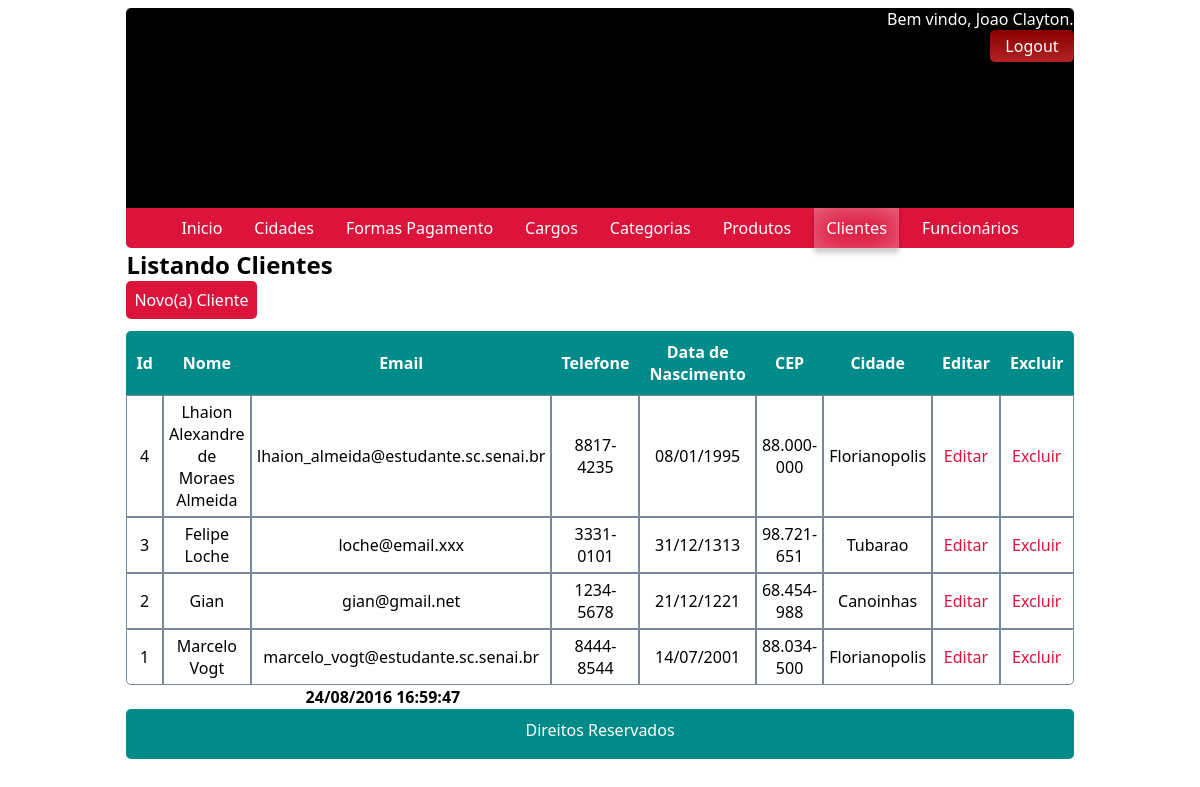
/?pagina=clientes_listar (signed in), run on the app's committed database.
### tables this page shows
CREATE TABLE IF NOT EXISTS clientes (
	id              INT(11)      NOT NULL AUTO_INCREMENT,
	nome            VARCHAR(45)  NOT NULL,
	email           VARCHAR(100) NOT NULL,
	telefone        VARCHAR(25),
	data_nascimento DATE,
	cep             CHAR(10),
	cidades_id      INT(11),
	PRIMARY KEY (id),
	FOREIGN KEY (cidades_id)
	REFERENCES cidades (id)
		ON DELETE SET NULL
		ON UPDATE SET NULL
);

### Conversor.php (called while the page is built, shortened)
<?php
	class Conversor
	{
		public static function dataBancoParaUsuario($data)
		{
			$vetorData = explode("-", $data);
			$vetorDataInvertido = array_reverse($vetorData);
			return implode("/", $vetorDataInvertido);
		}
	}
?>

### modulos/clientes/listar.php (the view)
<?php
	$sql = "SELECT
              c.id, c.nome, email, telefone, data_nascimento, cep, coalesce(a.nome,'Erro') AS ci
            FROM
              clientes c LEFT JOIN cidades a ON a.id=cidades_id
            ORDER BY id DESC";
	$res = mysqli_query($con, $sql) or die (mysqli_error($con));
	include "voltar.php"
?>
<table class="listagem" cellspacing="0">
	<thead>
	<tr>
		<th>Id</th>
		<th>Nome</th>
		<th>Email</th>
		<th>Telefone</th>
		<th>Data de Nascimento</th>
		<th>CEP</th>
		<th>Cidade</th>
		<th>Editar</th>
		<th>Excluir</th>
	</tr>
	</thead>
	<tbody>
	<?php while ($linha = mysqli_fetch_array($res)) { ?>
		<tr>
			<td><?= $linha['id'] ?></td>
			<td><?= $linha['nome'] ?></td>
			<td><?= $linha['email'] ?></td>
			<td><?= $linha['telefone'] ?></td>
			<td><?= Conversor::dataBancoParaUsuario($linha['data_nascimento']) ?></td>
			<td><?= $linha['cep'] ?></td>
			<td><?= $linha['ci'] ?></td>
			<?php include "botoes_listar.php" ?>
		</tr>
	<?php } ?>
	</tbody>
	<tfoot>
	<tr>
		<th colspan="4"><?= date('d/m/Y H:i:s') ?></th>
	</tr>
	</tfoot>
</table>

### botoes_listar.php
<td class="cellE">
	<a href="?pagina=<?= $tipo ?>_editar&id=<?= $linha['id'] ?>">Editar</a>
</td>
<td class="cellD">
	<?php
		if ($tipo == "funcionarios" && $_SESSION['id'] == $linha['id'])
			echo "<a style='cursor: not-allowed !important;'>Excluir</a>";
		else
			echo "<a href='?pagina={$tipo}_excluir&id={$linha['id']}'>Excluir</a>";
	?>
</td>

### css/estilo.css (style rules this page uses)
.listagem { margin-top: 12px; width: 100%; }
.listagem thead tr th { padding: 10px; background: darkcyan; color: white; font-style: normal; }
.listagem thead tr th:first-child { border-top-left-radius: 5px; }
.listagem thead tr th:last-child { border-top-right-radius: 5px; }
.listagem tbody tr td { border: 1px solid lightslategray; text-align: center; padding: 5px; }
.listagem tbody tr:last-child td:first-child { border-bottom-left-radius: 5px; }
.listagem tbody tr:last-child td:last-child { border-bottom-right-radius: 5px; }
.listagem tbody a { text-decoration: none; color: crimson; }
.listagem a { width: 100%; }
.cellE { background: white; transition: 3s; }

### data on the page
clientes: id "4", nome "Lhaion Alexandre de Moraes Almeida", email "lhaion_almeida@estudante.sc.senai.br", telefone "8817-4235", data_nascimento "08/01/1995", cep "88.000-000", ci "Florianopolis"
clientes: id "3", nome "Felipe Loche", email "loche@email.xxx", telefone "3331-0101", data_nascimento "31/12/1313", cep "98.721-651", ci "Tubarao"
clientes: id "2", nome "Gian", email "gian@gmail.net", telefone "1234-5678", data_nascimento "21/12/1221", cep "68.454-988", ci "Canoinhas"
clientes: id "1", nome "Marcelo Vogt", email "marcelo_vogt@estudante.sc.senai.br", telefone "8444-8544", data_nascimento "14/07/2001", cep "88.034-500", ci "Florianopolis"

### other printed values
$_SESSION['usuar'] "Joao Clayton"
substr($sufx, 0, strlen($sufx) - 1) "Lista"
substr(ucfirst($tipo), 0, strlen($tipo) - 1) "Cliente"
